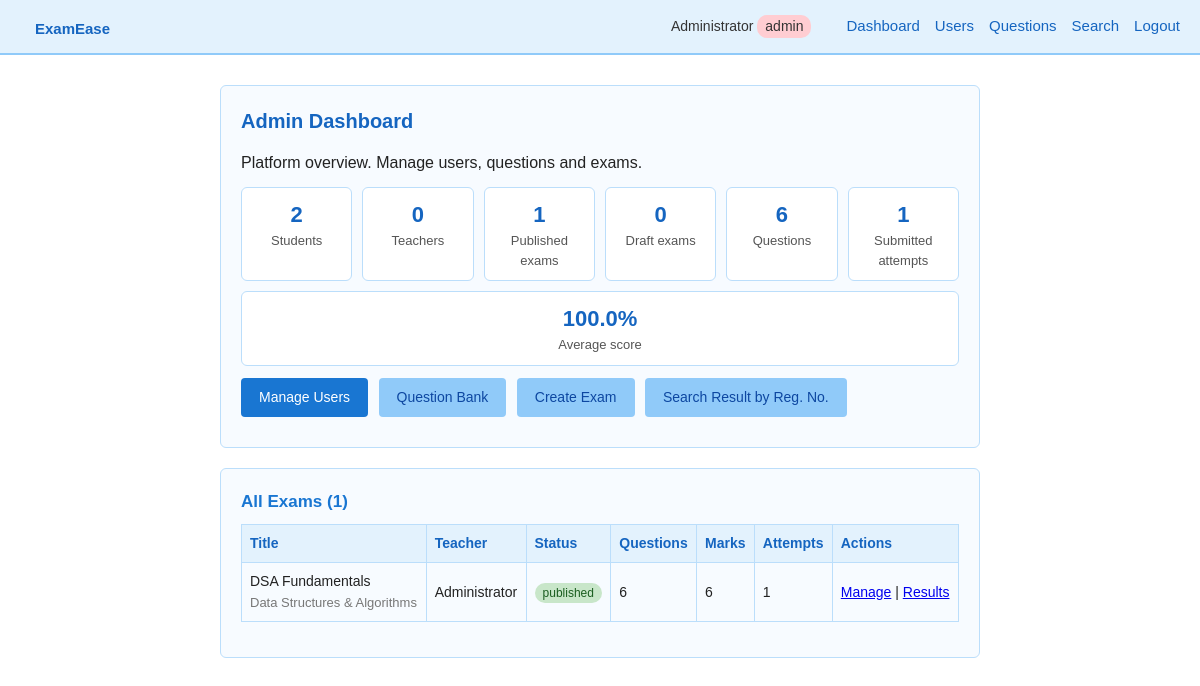
Page /admin (signed in) on the committed database.
### tables this page shows
CREATE TABLE students (
            id INTEGER PRIMARY KEY AUTOINCREMENT,
            name TEXT NOT NULL,
            reg_no TEXT NOT NULL UNIQUE,
            password TEXT NOT NULL
        , role TEXT NOT NULL DEFAULT 'student');

CREATE TABLE exams (
            id INTEGER PRIMARY KEY AUTOINCREMENT,
            title TEXT NOT NULL,
            description TEXT NOT NULL DEFAULT '',
            instructions TEXT NOT NULL DEFAULT '',
            subject TEXT NOT NULL DEFAULT '',
            duration_minutes INTEGER NOT NULL DEFAULT 30,
            start_time TEXT,
            end_time TEXT,
            status TEXT NOT NULL DEFAULT 'draft',
            results_released INTEGER NOT NULL DEFAULT 0,
            created_by INTEGER NOT NULL,
            created_at TEXT NOT NULL,
            published_at TEXT
        );

### app.py (the view)
@app.route("/admin")
@roles_required("admin")
def admin_dashboard():
    return render_template("admin_dashboard.html", stats=db.platform_stats(),
                           exams=db.list_exams())

### app.py (called while the page is built, shortened)
@app.before_request
def load_user_and_check_csrf():
    if request.endpoint == "static":
        return None
    g.user = None
    uid = session.get("student_id")
    if uid is not None:
        row = db.get_student_by_id(uid)
        if row is None:
            session.clear()
        else:
            g.user = {"id": row["id"], "name": row["name"],
                      "reg_no": row["reg_no"], "role": row["role"]}
    return None

@app.context_processor
def inject_globals():
    return {"user": g.get("user"), "csrf_token": csrf_token, "PASS_PERCENT": PASS_PERCENT}

def roles_required(*roles):
    def decorator(view):
        @wraps(view)
        def wrapped(*args, **kwargs):
            if g.user is None:
                if request.is_json:
                    return jsonify(ok=False, success=False, error="Please log in."), 401
                flash("Please log in to continue.", "error")
                return redirect(url_for("login"))
            if g.user["role"] not in roles:
                if request.is_json:
                    return jsonify(ok=False, success=False, error="Not allowed."), 403
                flash("You do not have permission to open that page.", "error")
                return redirect(home_for(g.user["role"]))
            return view(*args, **kwargs)
        return wrapped
    return decorator

### database.py (called while the page is built)
def get_connection():
    conn = sqlite3.connect(DB_PATH)
    conn.row_factory = sqlite3.Row
    return conn

def get_student_by_id(student_id):
    conn = get_connection()
    cur = conn.cursor()
    cur.execute("SELECT * FROM students WHERE id = ?", (student_id,))
    row = cur.fetchone()
    conn.close()
    if row is None:
        return None
    return dict(row)

def _all(sql, params=()):
    conn = get_connection()
    rows = conn.execute(sql, params).fetchall()
    conn.close()
    return [dict(r) for r in rows]

def _one(sql, params=()):
    rows = _all(sql, params)
    return rows[0] if rows else None

### templates/admin_dashboard.html (shortened to what this page needs)
{% extends "base.html" %}
{% block content %}
  <div class="card">
    <h2>Admin Dashboard</h2>
    <p>Platform overview. Manage users, questions and exams.</p>
    <div class="stat-grid">
      <div class="stat"><b>{{ stats.students }}</b>Students</div>
      <div class="stat"><b>{{ stats.teachers }}</b>Teachers</div>
      <div class="stat"><b>{{ stats.exams_published }}</b>Published exams</div>
      <div class="stat"><b>{{ stats.exams_draft }}</b>Draft exams</div>
      <div class="stat"><b>{{ stats.questions }}</b>Questions</div>
      <div class="stat"><b>{{ stats.attempts }}</b>Submitted attempts</div>
      <div class="stat"><b>{{ stats.avg_pct if stats.avg_pct is not none else '-' }}{{ '%' if stats.avg_pct is not none }}</b>Average score</div>
    </div>
    <p>
      <a class="btn" href="{{ url_for('admin_users') }}">Manage Users</a>
      <a class="btn btn-secondary" href="{{ url_for('question_list') }}">Question Bank</a>
      <a class="btn btn-secondary" href="{{ url_for('exam_new') }}">Create Exam</a>
      <a class="btn btn-secondary" href="{{ url_for('search') }}">Search Result by Reg. No.</a>
    </p>
  </div>
  <div class="card">
    <h3>All Exams ({{ exams|length }})</h3>
    {% if exams %}{% set show_owner = true %}{% include "_exam_table.html" %}
    {% else %}<p class="empty">No exams yet.</p>{% endif %}
  </div>
{% endblock %}

### templates/base.html (shortened to what this page needs)
<!DOCTYPE html>
<html lang="en">
<head>
  <link rel="stylesheet" href="{{ url_for('static', filename='style.css') }}">
</head>
<body>
  <div class="navbar">
    <h1><a href="{{ url_for('index') }}" style="text-decoration:none; color:#1565c0;">ExamEase</a></h1>
    <div class="nav-right">
      {% if user %}
        <span>{{ user.name }} <span class="badge badge-{{ user.role }}">{{ user.role }}</span></span>
        {% if user.role == 'student' %}
          <a href="{{ url_for('dashboard') }}">Dashboard</a>
        {% elif user.role == 'teacher' %}
          <a href="{{ url_for('teacher_dashboard') }}">Dashboard</a>
          <a href="{{ url_for('question_list') }}">Question Bank</a>
          <a href="{{ url_for('exam_new') }}">New Exam</a>
          <a href="{{ url_for('search') }}">Search</a>
        {% else %}
          <a href="{{ url_for('admin_dashboard') }}">Dashboard</a>
          <a href="{{ url_for('admin_users') }}">Users</a>
          <a href="{{ url_for('question_list') }}">Questions</a>
          <a href="{{ url_for('search') }}">Search</a>
        {% endif %}
        <a href="{{ url_for('logout') }}">Logout</a>
      {% else %}
        <a href="{{ url_for('login') }}">Login</a>
        <a href="{{ url_for('register') }}">Register</a>
      {% endif %}
    </div>
  </div>
  <div class="container">
    {% block content %}{% endblock %}
  </div>
</body>
</html>

### templates/_exam_table.html
<div class="table-wrap">
<table>
  <tr>
    <th>Title</th>{% if show_owner %}<th>Teacher</th>{% endif %}<th>Status</th><th>Questions</th>
    <th>Marks</th><th>Attempts</th><th>Actions</th>
  </tr>
  {% for e in exams %}
  <tr>
    <td>{{ e.title }}<br><small class="muted">{{ e.subject }}</small></td>
    {% if show_owner %}<td>{{ e.owner_name }}</td>{% endif %}
    <td><span class="badge badge-{{ e.status }}">{{ e.status }}</span></td>
    <td>{{ e.question_count }}</td>
    <td>{{ e.total_marks }}</td>
    <td>{{ e.attempt_count }}</td>
    <td>
      <a href="{{ url_for('exam_manage', exam_id=e.id) }}">Manage</a> |
      <a href="{{ url_for('exam_results', exam_id=e.id) }}">Results</a>
    </td>
  </tr>
  {% endfor %}
</table>
</div>

### static/style.css (style rules this page uses)
* { box-sizing: border-box; margin: 0; padding: 0; }
body { font-family: Arial, Helvetica, sans-serif; background-color: #ffffff; color: #222; line-height: 1.5; }
.navbar { background-color: #e3f2fd; border-bottom: 2px solid #90caf9; padding: 10px 20px; display: flex; align-items: center; justify-content: space-between; }
.navbar h1 { font-size: 22px; color: #1565c0; }
.navbar a { margin-left: 15px; text-decoration: none; color: #1565c0; font-size: 15px; }
.nav-right { display: flex; align-items: center; }
.nav-right span { margin-right: 10px; font-size: 14px; color: #333; }
.container { max-width: 800px; margin: 30px auto; padding: 0 20px; }
.card { background-color: #f7fbff; border: 1px solid #bbdefb; border-radius: 6px; padding: 20px; margin-bottom: 20px; }
h2 { color: #1565c0; margin-bottom: 15px; font-size: 20px; }
h3 { color: #1976d2; margin-bottom: 10px; font-size: 17px; }
p { margin-bottom: 10px; }
.btn { display: inline-block; background-color: #1976d2; color: white; border: none; padding: 9px 18px; border-radius: 4px; cursor: pointer; font-size: 14px; text-decoration: none; margin-right: 6px; }
.btn-secondary { background-color: #90caf9; color: #0d47a1; }
table { width: 100%; border-collapse: collapse; margin-bottom: 15px; }
th, td { border: 1px solid #bbdefb; padding: 8px; text-align: left; font-size: 14px; }
th { background-color: #e3f2fd; color: #1565c0; }
tr:nth-child(even) { background-color: #f7fbff; }
.nav-right { flex-wrap: wrap; justify-content: flex-end; }
.muted { color: #777; font-size: 13px; }
.table-wrap { overflow-x: auto; -webkit-overflow-scrolling: touch; }
.table-wrap table { min-width: 560px; }
.badge { display: inline-block; padding: 1px 8px; border-radius: 10px; font-size: 12px; background: #e0e0e0; color: #333; }
.badge-student, .badge-easy, .badge-correct, .badge-published { background: #c8e6c9; color: #1b5e20; }
.badge-admin, .badge-hard, .badge-wrong { background: #ffcdd2; color: #b71c1c; }
.stat-grid { display: flex; flex-wrap: wrap; gap: 10px; margin: 12px 0; }
.stat { flex: 1 1 110px; background: #fff; border: 1px solid #bbdefb; border-radius: 6px; padding: 10px; text-align: center; font-size: 13px; color: #555; }
.stat b { display: block; font-size: 22px; color: #1565c0; }

### rows in the picture
students: name "Administrator", role "admin"
exams: title "DSA Fundamentals", subject "Data Structures & Algorithms", owner_name "Administrator", status "published", question_count "6", total_marks "6", attempt_count "1"

### other values in the picture
{{ stats.students }} "2"
{{ stats.teachers }} "0"
{{ stats.exams_published }} "1"
{{ stats.exams_draft }} "0"
{{ stats.questions }} "6"
{{ stats.attempts }} "1"
{{ stats.avg_pct if stats.avg_pct is not none else '-' }} "100.0"
{{ '%' if stats.avg_pct is not none }} "%"
{{ exams|length }} "1"
